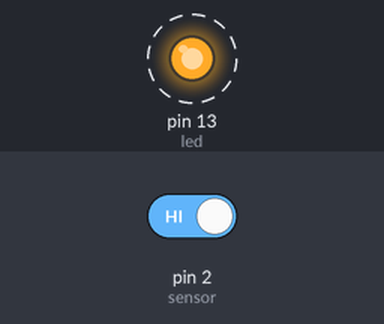
The sketch below on a simulated Arduino Uno, built with avr-gcc and run on an emulated ATmega328P. On the bench: output pins drawn as LEDs (lit = HIGH). Dashed ring = blinking. The test bench sets the inputs (shaded band); at power-on: pin 2 (sensor) HIGH.

Above: at 2.0 s.
2.1 s: pin 2 (sensor) driven LOW
At 3.5 s:
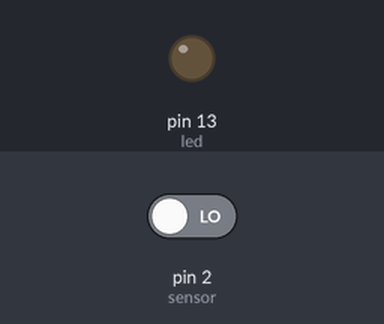
3.8 s: pin 2 (sensor) driven HIGH
At 4.2 s:
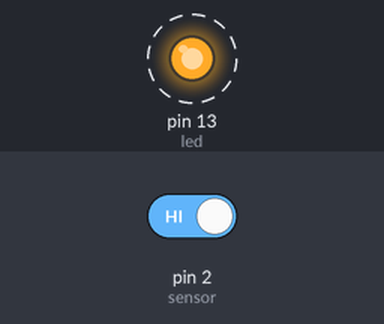
Timing chart, 0 to 13.0 s (numbered marks = the images above; inputs shaded):
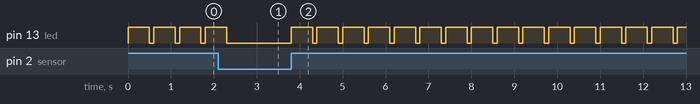

The sketch:

sensor.ino
```cpp
const int sensor = 2;
const int led = 13;

void setup() {
  pinMode(sensor, INPUT);
  pinMode(led, OUTPUT);
}

void loop() {
  while (!digitalRead(sensor));

  digitalWrite(led, HIGH);
  delay(500);
  digitalWrite(led, LOW);
  delay(100);
}
```

Measured:
- after the input at 2.1 s, pin 13 (led): goes on until 2.3 s, then stays LOW
- after the input at 3.8 s, pin 13 (led): alternates HIGH for 0.50 s and LOW for 0.10 s, starting at once
- by itself, pin 13 (led): alternates HIGH for 0.50 s and LOW for 0.10 s
